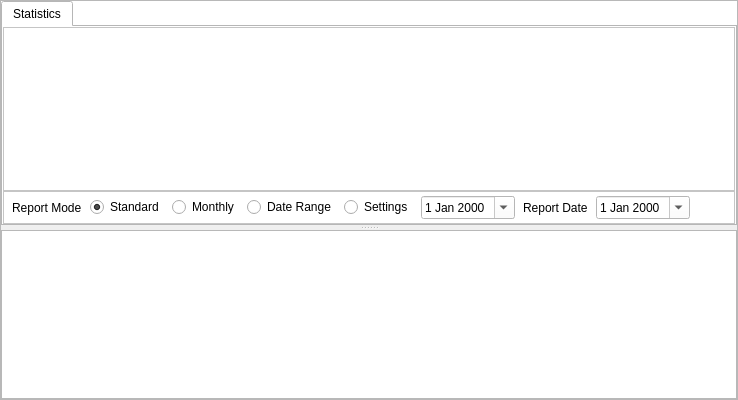
      <widget class="QSplitter" name="logsplitter">
       <property name="frameShape">
        <enum>QFrame::StyledPanel</enum>
       </property>
       <property name="orientation">
        <enum>Qt::Vertical</enum>
       </property>
       <widget class="QTabWidget" name="tabWidget">
        <property name="sizePolicy">
         <sizepolicy hsizetype="Expanding" vsizetype="Expanding">
          <horstretch>0</horstretch>
          <verstretch>0</verstretch>
         </sizepolicy>
        </property>
        <property name="maximumSize">
         <size>
          <width>16777215</width>
          <height>16777215</height>
         </size>
        </property>
        <property name="palette">
         <palette>
          <active>
           <colorrole role="WindowText">
            <brush brushstyle="SolidPattern">
             <color alpha="255">
              <red>0</red>
              <green>0</green>
              <blue>0</blue>
             </color>
            </brush>
           </colorrole>
           <colorrole role="Button">
            <brush brushstyle="SolidPattern">
             <color alpha="255">
              <red>255</red>
              <green>255</green>
              <blue>255</blue>
             </color>
            </brush>
           </colorrole>
           <colorrole role="Light">
            <brush brushstyle="SolidPattern">
             <color alpha="255">
              <red>255</red>
              <green>255</green>
              <blue>255</blue>
             </color>
            </brush>
           </colorrole>
           <colorrole role="Midlight">
            <brush brushstyle="SolidPattern">
             <color alpha="255">
              <red>255</red>
              <green>255</green>
              <blue>255</blue>
             </color>
            </brush>
           </colorrole>
           <colorrole role="Dark">
            <brush brushstyle="SolidPattern">
             <color alpha="255">
              <red>127</red>
              <green>127</green>
              <blue>127</blue>
             </color>
            </brush>
           </colorrole>
           <colorrole role="Mid">
            <brush brushstyle="SolidPattern">
             <color alpha="255">
              <red>170</red>
              <green>170</green>
              <blue>170</blue>
             </color>
            </brush>
           </colorrole>
           <colorrole role="Text">
            <brush brushstyle="SolidPattern">
             <color alpha="255">
              <red>0</red>
              <green>0</green>
              <blue>0</blue>
             </color>
            </brush>
           </colorrole>
           <colorrole role="BrightText">
            <brush brushstyle="SolidPattern">
             <color alpha="255">
              <red>255</red>
              <green>255</green>
              <blue>255</blue>
             </color>
            </brush>
           </colorrole>
           <colorrole role="ButtonText">
            <brush brushstyle="SolidPattern">
             <color alpha="255">
              <red>0</red>
              <green>0</green>
              <blue>0</blue>
             </color>
            </brush>
           </colorrole>
           <colorrole role="Base">
            <brush brushstyle="SolidPattern">
             <color alpha="255">
              <red>255</red>
              <green>255</green>
              <blue>255</blue>
             </color>
            </brush>
           </colorrole>
           <colorrole role="Window">
            <brush brushstyle="SolidPattern">
             <color alpha="255">
              <red>255</red>
              <green>255</green>
              <blue>255</blue>
             </color>
            </brush>
           </colorrole>
           <colorrole role="AlternateBase">
            <brush brushstyle="SolidPattern">
             <color alpha="255">
              <red>255</red>
              <green>255</green>
              <blue>255</blue>
             </color>
            </brush>
           </colorrole>
           <colorrole role="ToolTipBase">
            <brush brushstyle="SolidPattern">
             <color alpha="255">
              <red>255</red>
              <green>255</green>
              <blue>220</blue>
             </color>
            </brush>
           </colorrole>
           <colorrole role="ToolTipText">
            <brush brushstyle="SolidPattern">
             <color alpha="255">
              <red>0</red>
              <green>0</green>
              <blue>0</blue>
             </color>
            </brush>
           </colorrole>
          </active>
          <inactive>
           <colorrole role="WindowText">
            <brush brushstyle="SolidPattern">
             <color alpha="255">
              <red>0</red>
              <green>0</green>
              <blue>0</blue>
             </color>
            </brush>
           </colorrole>
           <colorrole role="Button">
            <brush brushstyle="SolidPattern">
             <color alpha="255">
              <red>255</red>
              <green>255</green>
              <blue>255</blue>
             </color>
            </brush>
           </colorrole>
           <colorrole role="Light">
            <brush brushstyle="SolidPattern">
             <color alpha="255">
              <red>255</red>
              <green>255</green>
              <blue>255</blue>
             </color>
            </brush>
           </colorrole>
           <colorrole role="Midlight">
            <brush brushstyle="SolidPattern">
             <color alpha="255">
              <red>255</red>
              <green>255</green>
              <blue>255</blue>
             </color>
            </brush>
           </colorrole>
           <colorrole role="Dark">
            <brush brushstyle="SolidPattern">
             <color alpha="255">
              <red>127</red>
              <green>127</green>
              <blue>127</blue>
             </color>
            </brush>
           </colorrole>
           <colorrole role="Mid">
            <brush brushstyle="SolidPattern">
             <color alpha="255">
              <red>170</red>
              <green>170</green>
              <blue>170</blue>
             </color>
            </brush>
           </colorrole>
           <colorrole role="Text">
            <brush brushstyle="SolidPattern">
             <color alpha="255">
              <red>0</red>
              <green>0</green>
              <blue>0</blue>
             </color>
            </brush>
           </colorrole>
           <colorrole role="BrightText">
            <brush brushstyle="SolidPattern">
             <color alpha="255">
              <red>255</red>
              <green>255</green>
              <blue>255</blue>
             </color>
            </brush>
           </colorrole>
           <colorrole role="ButtonText">
            <brush brushstyle="SolidPattern">
             <color alpha="255">
              <red>0</red>
              <green>0</green>
              <blue>0</blue>
             </color>
            </brush>
           </colorrole>
           <colorrole role="Base">
            <brush brushstyle="SolidPattern">
             <color alpha="255">
              <red>255</red>
              <green>255</green>
              <blue>255</blue>
             </color>
            </brush>
           </colorrole>
           <colorrole role="Window">
            <brush brushstyle="SolidPattern">
             <color alpha="255">
              <red>255</red>
              <green>255</green>
              <blue>255</blue>
             </color>
            </brush>
           </colorrole>
           <colorrole role="AlternateBase">
            <brush brushstyle="SolidPattern">
             <color alpha="255">
              <red>255</red>
              <green>255</green>
              <blue>255</blue>
             </color>
            </brush>
           </colorrole>
           <colorrole role="ToolTipBase">
            <brush brushstyle="SolidPattern">
             <color alpha="255">
              <red>255</red>
              <green>255</green>
              <blue>220</blue>
             </color>
            </brush>
           </colorrole>
           <colorrole role="ToolTipText">
            <brush brushstyle="SolidPattern">
             <color alpha="255">
              <red>0</red>
              <green>0</green>
              <blue>0</blue>
             </color>
            </brush>
           </colorrole>
          </inactive>
          <disabled>
           <colorrole role="WindowText">
            <brush brushstyle="SolidPattern">
             <color alpha="255">
              <red>127</red>
              <green>127</green>
              <blue>127</blue>
             </color>
            </brush>
           </colorrole>
           <colorrole role="Button">
            <brush brushstyle="SolidPattern">
             <color alpha="255">
              <red>255</red>
              <green>255</green>
              <blue>255</blue>
             </color>
            </brush>
           </colorrole>
           <colorrole role="Light">
            <brush brushstyle="SolidPattern">
             <color alpha="255">
              <red>255</red>
              <green>255</green>
              <blue>255</blue>
             </color>
            </brush>
           </colorrole>
           <colorrole role="Midlight">
            <brush brushstyle="SolidPattern">
             <color alpha="255">
              <red>255</red>
              <green>255</green>
              <blue>255</blue>
             </color>
            </brush>
           </colorrole>
           <colorrole role="Dark">
            <brush brushstyle="SolidPattern">
             <color alpha="255">
              <red>127</red>
              <green>127</green>
              <blue>127</blue>
             </color>
            </brush>
           </colorrole>
           <colorrole role="Mid">
            <brush brushstyle="SolidPattern">
             <color alpha="255">
              <red>170</red>
              <green>170</green>
              <blue>170</blue>
             </color>
            </brush>
           </colorrole>
           <colorrole role="Text">
            <brush brushstyle="SolidPattern">
             <color alpha="255">
              <red>127</red>
              <green>127</green>
              <blue>127</blue>
             </color>
            </brush>
           </colorrole>
           <colorrole role="BrightText">
            <brush brushstyle="SolidPattern">
             <color alpha="255">
              <red>255</red>
              <green>255</green>
              <blue>255</blue>
             </color>
            </brush>
           </colorrole>
           <colorrole role="ButtonText">
            <brush brushstyle="SolidPattern">
             <color alpha="255">
              <red>127</red>
              <green>127</green>
              <blue>127</blue>
             </color>
            </brush>
           </colorrole>
           <colorrole role="Base">
            <brush brushstyle="SolidPattern">
             <color alpha="255">
              <red>255</red>
              <green>255</green>
              <blue>255</blue>
             </color>
            </brush>
           </colorrole>
           <colorrole role="Window">
            <brush brushstyle="SolidPattern">
             <color alpha="255">
              <red>255</red>
              <green>255</green>
              <blue>255</blue>
             </color>
            </brush>
           </colorrole>
           <colorrole role="AlternateBase">
            <brush brushstyle="SolidPattern">
             <color alpha="255">
              <red>255</red>
              <green>255</green>
              <blue>255</blue>
             </color>
            </brush>
           </colorrole>
           <colorrole role="ToolTipBase">
            <brush brushstyle="SolidPattern">
             <color alpha="255">
              <red>255</red>
              <green>255</green>
              <blue>220</blue>
             </color>
            </brush>
           </colorrole>
           <colorrole role="ToolTipText">
            <brush brushstyle="SolidPattern">
             <color alpha="255">
              <red>0</red>
              <green>0</green>
              <blue>0</blue>
             </color>
            </brush>
           </colorrole>
          </disabled>
         </palette>
        </property>
        <property name="mouseTracking">
         <bool>true</bool>
        </property>
        <property name="autoFillBackground">
         <bool>true</bool>
        </property>
        <property name="tabPosition">
         <enum>QTabWidget::North</enum>
        </property>
        <property name="tabShape">
         <enum>QTabWidget::Rounded</enum>
        </property>
        <property name="currentIndex">
         <number>0</number>
        </property>
        <property name="documentMode">
         <bool>false</bool>
        </property>
        <property name="tabsClosable">
         <bool>false</bool>
        </property>
        <property name="movable">
         <bool>false</bool>
        </property>
        <widget class="QWidget" name="statisticsTab">
         <attribute name="title">
          <string>Statistics</string>
         </attribute>
         <layout class="QVBoxLayout" name="verticalLayout_7">
          <property name="spacing">
           <number>0</number>
          </property>
          <property name="leftMargin">
           <number>0</number>
          </property>
          <property name="topMargin">
           <number>0</number>
          </property>
          <property name="rightMargin">
           <number>0</number>
          </property>
          <property name="bottomMargin">
           <number>0</number>
          </property>
          <item>
           <widget class="MyTextBrowser" name="statisticsView"/>
          </item>
          <item>
           <widget class="QFrame" name="frame_3">
            <property name="sizePolicy">
             <sizepolicy hsizetype="Preferred" vsizetype="Minimum">
              <horstretch>0</horstretch>
              <verstretch>0</verstretch>
             </sizepolicy>
            </property>
            <property name="frameShape">
             <enum>QFrame::StyledPanel</enum>
            </property>
            <property name="frameShadow">
             <enum>QFrame::Raised</enum>
            </property>
            <layout class="QHBoxLayout" name="horizontalLayout_2">
             <property name="spacing">
              <number>8</number>
             </property>
             <property name="leftMargin">
              <number>8</number>
             </property>
             <property name="topMargin">
              <number>4</number>
             </property>
             <property name="rightMargin">
              <number>4</number>
             </property>
             <property name="bottomMargin">
              <number>4</number>
             </property>
             <item>
              <widget class="QLabel" name="reportModeLabel">
               <property name="text">
                <string>Report Mode</string>
               </property>
              </widget>
             </item>
             <item>
              <widget class="QRadioButton" name="reportModeStandard">
               <property name="toolTip">
                <string>Show Standard Report</string>
               </property>
               <property name="text">
                <string>Standard</string>
               </property>
               <property name="checked">
                <bool>true</bool>
               </property>
              </widget>
             </item>
             <item>
              <widget class="QRadioButton" name="reportModeMonthly">
               <property name="toolTip">
                <string>Show Monthly Report</string>
               </property>
               <property name="text">
                <string>Monthly</string>
               </property>
              </widget>
             </item>
             <item>
              <widget class="QRadioButton" name="reportModeRange">
               <property name="toolTip">
                <string>Show Range Report</string>
               </property>
               <property name="text">
                <string>Date Range</string>
               </property>
              </widget>
             </item>
             <item>
              <widget class="QRadioButton" name="reportModeSettings">
               <property name="toolTip">
                <string>Compare how the nights went on each set of device settings</string>
               </property>
               <property name="text">
                <string>Settings</string>
               </property>
              </widget>
             </item>
             <item>
              <widget class="QDateEdit" name="statStartDate">
               <property name="sizePolicy">
                <sizepolicy hsizetype="Preferred" vsizetype="Minimum">
                 <horstretch>0</horstretch>
                 <verstretch>0</verstretch>
                </sizepolicy>
               </property>
               <property name="currentSection">
                <enum>QDateTimeEdit::MonthSection</enum>
               </property>
               <!--   this cause oscar to crash on start up with linus 20.04.o4
               <property name="displayFormat">
                <string>Qt::SystemLocaleShortDate</string>
               </property>
               -->
               <property name="calendarPopup">
                <bool>true</bool>
               </property>
              </widget>
             </item>
             <item>
              <widget class="QLabel" name="statEnableEndDisplay">
               <property name="toolTip">
                <string>Select Report Date</string>
               </property>
               <property name="text">
                <string>Report Date</string>
               </property>
              </widget>
             </item>
             <item>
              <widget class="QDateEdit" name="statEndDate">
               <property name="sizePolicy">
                <sizepolicy hsizetype="Preferred" vsizetype="Minimum">
                 <horstretch>0</horstretch>
                 <verstretch>0</verstretch>
                </sizepolicy>
               </property>
               <property name="currentSection">
                <enum>QDateTimeEdit::MonthSection</enum>
               </property>
               <!--   this cause oscar to crash on start up with linus 20.04.o4
               <property name="displayFormat">
                <string>Qt::SystemLocaleShortDate</string>
               </property>
               -->
               <property name="currentSectionIndex">
                <number>1</number>
               </property>
               <property name="calendarPopup">
                <bool>true</bool>
               </property>
              </widget>
             </item>
             <item>
              <spacer name="horizontalSpacer">
               <property name="orientation">
                <enum>Qt::Horizontal</enum>
               </property>
               <property name="sizeType">
                <enum>QSizePolicy::MinimumExpanding</enum>
               </property>
               <property name="sizeHint" stdset="0">
                <size>
                 <width>40</width>
                 <height>20</height>
                </size>
               </property>
              </spacer>
             </item>
            </layout>
           </widget>
          </item>
         </layout>
        </widget>
       </widget>
       <widget class="QPlainTextEdit" name="logText">
        <property name="readOnly">
         <bool>true</bool>
        </property>
       </widget>
      </widget>
